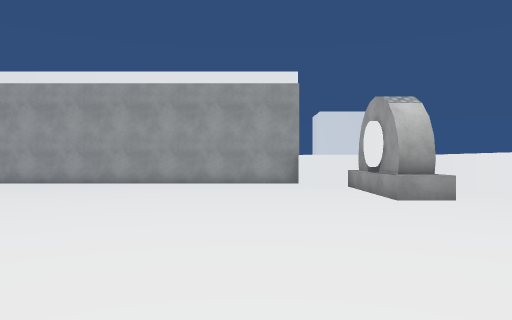
View 1 (above)

24 first-person views from a walk through a scene from a Unity 3-D project. The camera is 1.5 m above the floor, looks level and sees 70° across. The floor is counted in squares, 1.8 m on a side. Each view is taken from the middle of a square. On the plan, view 1 faces up. The plan holds only what a view shows up to about 12 squares ahead; the rest is blank. The place goes on beyond the plan. The player character is not drawn. Surface patterns are stand-ins for the level's own textures.

View 2
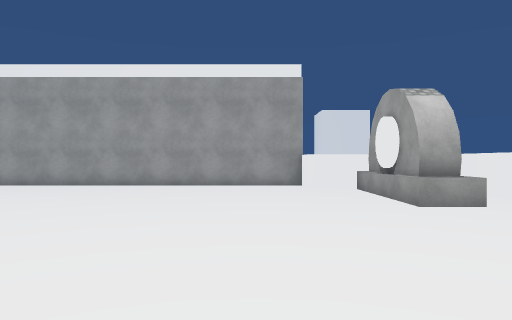

View 3
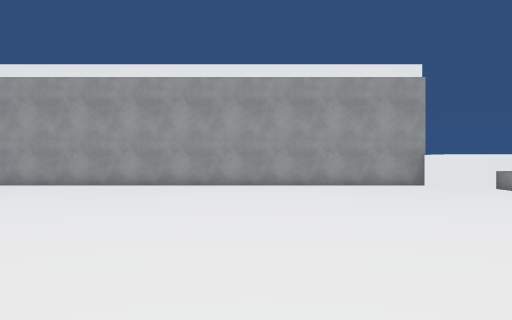

View 4
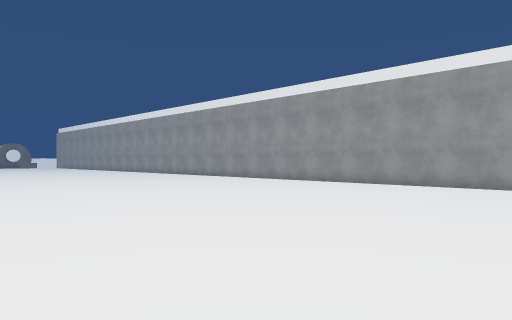

View 5
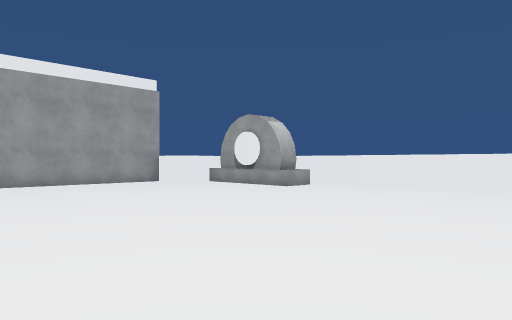

View 6
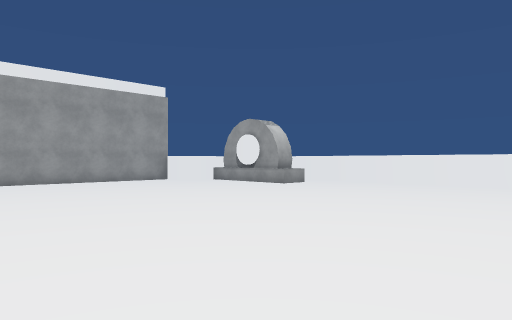

View 7
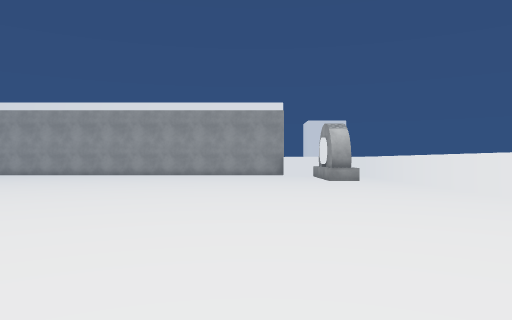

View 8
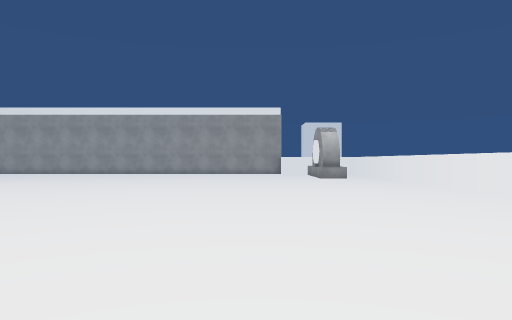

View 9
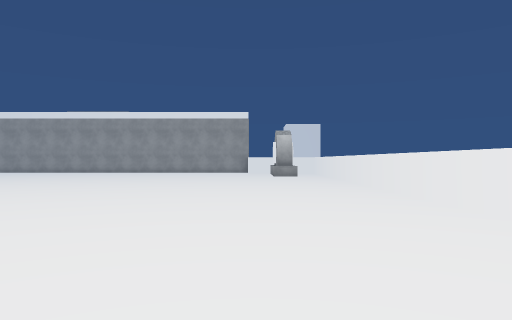

View 10
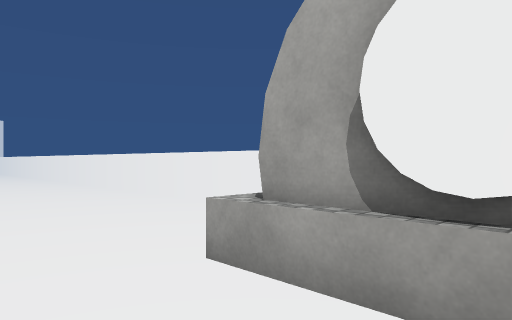

View 11
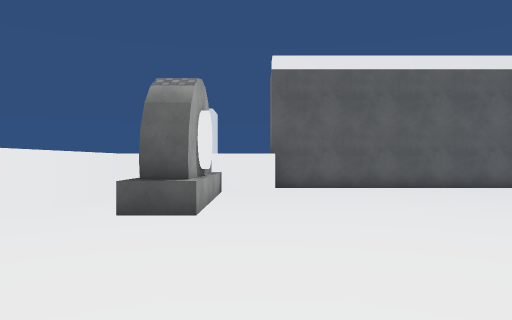

View 12
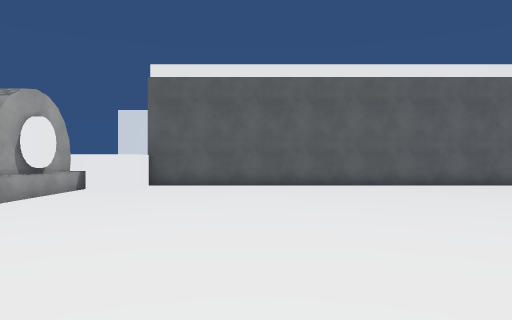

View 13
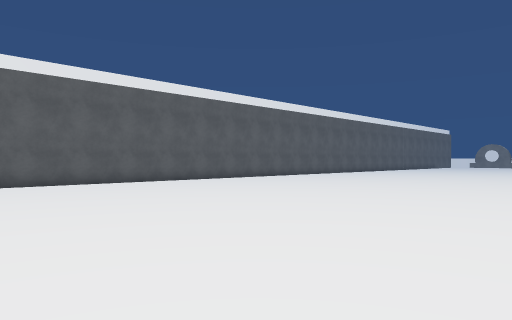

View 14
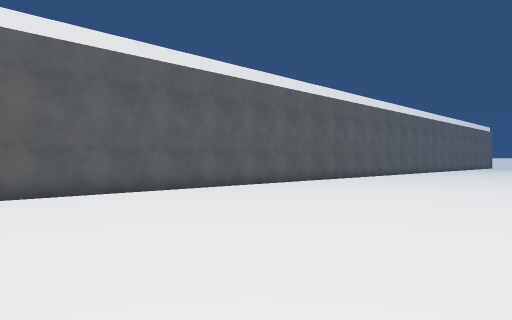

View 15
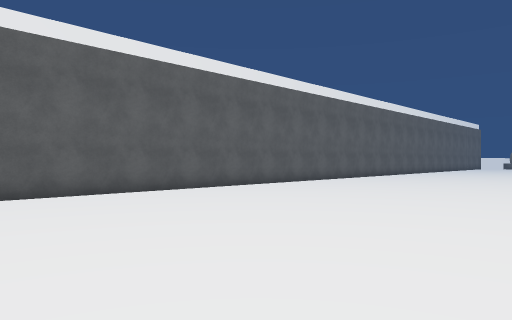

View 16
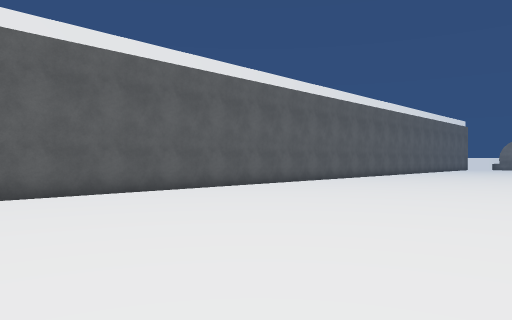

View 17
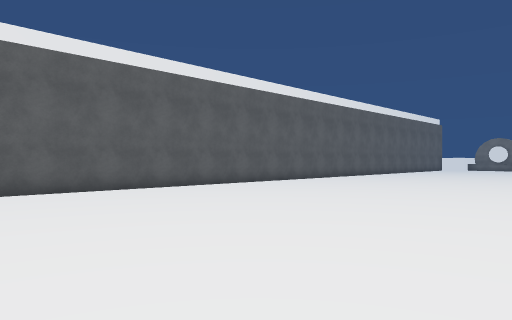

View 18
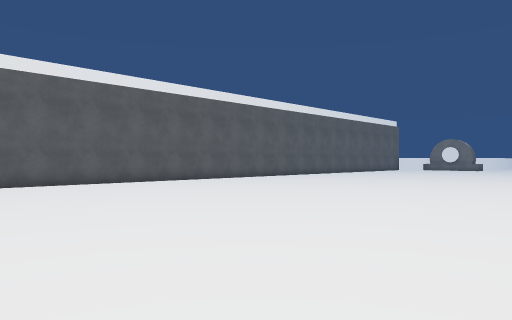

View 19
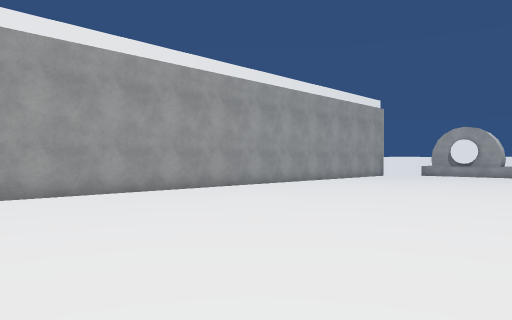

View 20
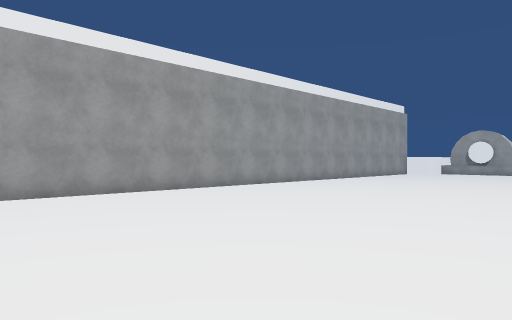

View 21
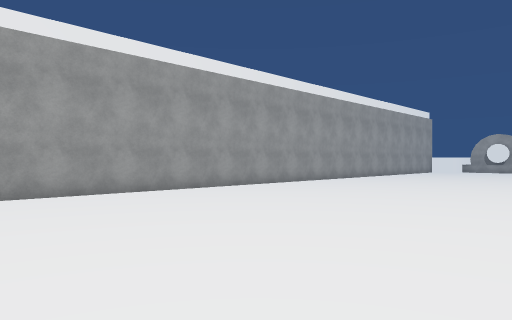

View 22
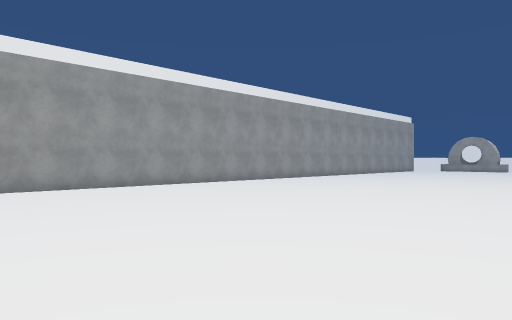

View 23
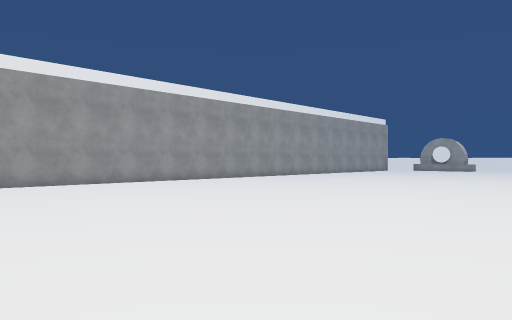

View 24
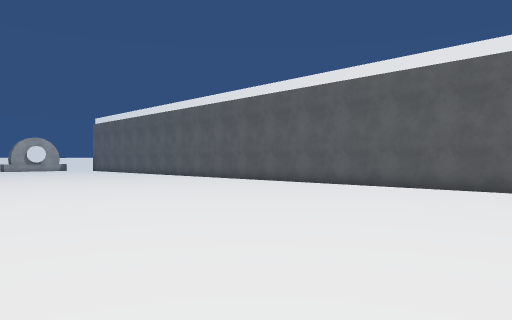

### Floor plan
Points are (right, up) in squares from view 1. A wall is a line through its corners. A room is listed if a view was taken in it or the views show most of it. See-through windows are left out.
Room 1 (views 1, 2, 3, 4, 5, 6, 7, 8, 9, 10, 11, 12, 13, 14, 15, 16, 17, 18, 19, 20, 21, 22, 23, 24)
walls: (4, 8) (3.1, 8) (3.1, 8.4); (3.1, -13.6) (3.1, -13) (4, -13); (3.1, 10.4) (3.1, 11.1); (2.5, 11.5) (1.5, 11.5) (1.5, 12.9) (-24.1, 12.9); (5.5, -12.5) (5.5, 5.5); (3.1, -16.1) (3.1, -15.4); (-25.1, -17.9) (1.5, -17.9) (1.5, -16.5) (2.5, -16.5)
low walls: (4.1, 7.5) (2.9, 7.5) (2.9, 8.4); (2.9, -13.6) (2.9, -12.5) (4.1, -12.5); (2.9, 10.4) (2.9, 11.5); (2.9, -16.5) (2.9, -15.4)
ways out: opening at (5, -13) to room 2; opening at (5, 8)
Room 2 (no view inside)
walls: (5, -16.5) (5.5, -16.5) (5.5, -12.5); (2.5, -16.5) (3.4, -16.5)
ways out: opening at (5, -13) to room 1
objects: white cylinder (3, -15) to (4, -14)

Where each view was taken, in squares from view 1:
view 1: 0 up, 0 right, facing up
view 2: 1 up, 0 right, facing up
view 3: 1 up, 4 left, facing up
view 4: 1 up, 6 left, facing up-left
view 5: 0 up, 6 left, facing up-right
view 6: 1 down, 7 left, facing up-right
view 7: 7 down, 0 right, facing up
view 8: 9 down, 0 right, facing up
view 9: 11 down, 2 right, facing up
view 10: 15 down, 1 right, facing up-right
view 11: 7 down, 2 right, facing down
view 12: 6 down, 2 left, facing down
view 13: 5 down, 4 left, facing down-left
view 14: 9 down, 5 left, facing down-left
view 15: 9 down, 9 left, facing down-left
view 16: 9 down, 13 left, facing down-left
view 17: 8 down, 16 left, facing down-left
view 18: 5 down, 17 left, facing down-left
view 19: 4 up, 17 left, facing up-right
view 20: 4 up, 20 left, facing up-right
view 21: 4 up, 24 left, facing up-right
view 22: 2 up, 26 left, facing up-right
view 23: 0 up, 26 left, facing up-right
view 24: 7 down, 27 left, facing down-right
